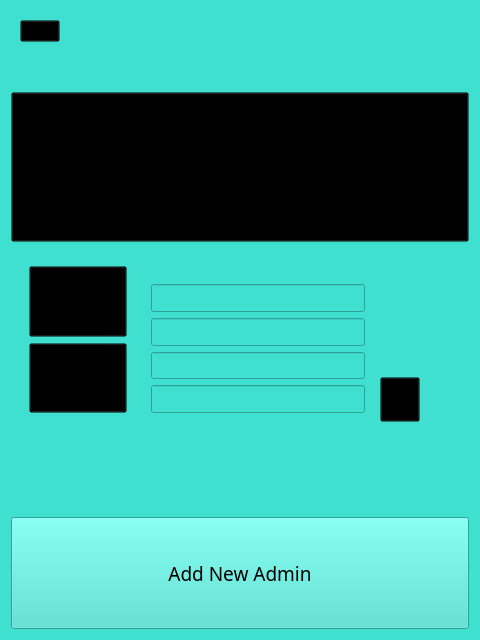
<?xml version="1.0" encoding="UTF-8"?>
<ui version="4.0">
 <class>AddAdmin</class>
 <widget class="QWidget" name="AddAdmin">
  <property name="geometry">
   <rect>
    <x>0</x>
    <y>0</y>
    <width>480</width>
    <height>640</height>
   </rect>
  </property>
  <property name="windowTitle">
   <string>Form</string>
  </property>
  <property name="styleSheet">
   <string notr="true">background-color : rgb(64, 224, 208)</string>
  </property>
  <layout class="QGridLayout" name="gridLayout_3">
   <item row="3" column="0">
    <widget class="QPushButton" name="pushButton">
     <property name="sizePolicy">
      <sizepolicy hsizetype="Expanding" vsizetype="Expanding">
       <horstretch>0</horstretch>
       <verstretch>3</verstretch>
      </sizepolicy>
     </property>
     <property name="font">
      <font>
       <family>Kristen ITC</family>
       <pointsize>14</pointsize>
      </font>
     </property>
     <property name="text">
      <string>Add New Admin</string>
     </property>
    </widget>
   </item>
   <item row="2" column="0">
    <widget class="QWidget" name="gridWidget_2" native="true">
     <property name="sizePolicy">
      <sizepolicy hsizetype="Preferred" vsizetype="Preferred">
       <horstretch>0</horstretch>
       <verstretch>7</verstretch>
      </sizepolicy>
     </property>
     <layout class="QGridLayout" name="gridLayout_2">
      <item row="7" column="1">
       <spacer name="verticalSpacer">
        <property name="orientation">
         <enum>Qt::Vertical</enum>
        </property>
        <property name="sizeHint" stdset="0">
         <size>
          <width>20</width>
          <height>40</height>
         </size>
        </property>
       </spacer>
      </item>
      <item row="8" column="1">
       <spacer name="verticalSpacer_6">
        <property name="orientation">
         <enum>Qt::Vertical</enum>
        </property>
        <property name="sizeType">
         <enum>QSizePolicy::Preferred</enum>
        </property>
        <property name="sizeHint" stdset="0">
         <size>
          <width>20</width>
          <height>40</height>
         </size>
        </property>
       </spacer>
      </item>
      <item row="6" column="3">
       <spacer name="horizontalSpacer_3">
        <property name="orientation">
         <enum>Qt::Horizontal</enum>
        </property>
        <property name="sizeHint" stdset="0">
         <size>
          <width>40</width>
          <height>20</height>
         </size>
        </property>
       </spacer>
      </item>
      <item row="6" column="2">
       <widget class="QPushButton" name="pushButton_5">
        <property name="sizePolicy">
         <sizepolicy hsizetype="Preferred" vsizetype="Preferred">
          <horstretch>0</horstretch>
          <verstretch>0</verstretch>
         </sizepolicy>
        </property>
        <property name="styleSheet">
         <string notr="true">background-color:transparent</string>
        </property>
        <property name="text">
         <string/>
        </property>
        <property name="icon">
         <iconset theme="C:\build-Check_application-Desktop_Qt_5_10_1_MinGW_32bit-Release\Image\show.png"/>
        </property>
        <property name="iconSize">
         <size>
          <width>40</width>
          <height>40</height>
         </size>
        </property>
       </widget>
      </item>
      <item row="4" column="1" rowspan="3">
       <widget class="QWidget" name="gridWidget" native="true">
        <property name="sizePolicy">
         <sizepolicy hsizetype="Preferred" vsizetype="Preferred">
          <horstretch>2</horstretch>
          <verstretch>1</verstretch>
         </sizepolicy>
        </property>
        <layout class="QGridLayout" name="gridLayout_5">
         <item row="1" column="0">
          <widget class="QLineEdit" name="usernameip">
           <property name="sizePolicy">
            <sizepolicy hsizetype="Preferred" vsizetype="Preferred">
             <horstretch>2</horstretch>
             <verstretch>1</verstretch>
            </sizepolicy>
           </property>
           <property name="font">
            <font>
             <family>Kristen ITC</family>
             <pointsize>10</pointsize>
            </font>
           </property>
          </widget>
         </item>
         <item row="0" column="0">
          <widget class="QLineEdit" name="nameip">
           <property name="sizePolicy">
            <sizepolicy hsizetype="Preferred" vsizetype="Preferred">
             <horstretch>2</horstretch>
             <verstretch>1</verstretch>
            </sizepolicy>
           </property>
           <property name="font">
            <font>
             <family>Kristen ITC</family>
             <pointsize>10</pointsize>
            </font>
           </property>
          </widget>
         </item>
         <item row="3" column="0">
          <widget class="QLineEdit" name="re_passip">
           <property name="sizePolicy">
            <sizepolicy hsizetype="Preferred" vsizetype="Preferred">
             <horstretch>2</horstretch>
             <verstretch>1</verstretch>
            </sizepolicy>
           </property>
           <property name="font">
            <font>
             <family>Kristen ITC</family>
             <pointsize>10</pointsize>
            </font>
           </property>
           <property name="echoMode">
            <enum>QLineEdit::Password</enum>
           </property>
          </widget>
         </item>
         <item row="2" column="0">
          <widget class="QLineEdit" name="passip">
           <property name="sizePolicy">
            <sizepolicy hsizetype="Preferred" vsizetype="Preferred">
             <horstretch>2</horstretch>
             <verstretch>1</verstretch>
            </sizepolicy>
           </property>
           <property name="font">
            <font>
             <family>Kristen ITC</family>
             <pointsize>10</pointsize>
            </font>
           </property>
           <property name="echoMode">
            <enum>QLineEdit::Password</enum>
           </property>
          </widget>
         </item>
        </layout>
       </widget>
      </item>
      <item row="1" column="0" rowspan="6">
       <widget class="QWidget" name="gridWidget" native="true">
        <property name="sizePolicy">
         <sizepolicy hsizetype="Preferred" vsizetype="Preferred">
          <horstretch>1</horstretch>
          <verstretch>0</verstretch>
         </sizepolicy>
        </property>
        <layout class="QGridLayout" name="gridLayout_4">
         <item row="0" column="0">
          <widget class="QPushButton" name="pushButton_2">
           <property name="sizePolicy">
            <sizepolicy hsizetype="Preferred" vsizetype="Preferred">
             <horstretch>0</horstretch>
             <verstretch>1</verstretch>
            </sizepolicy>
           </property>
           <property name="styleSheet">
            <string notr="true">background-color:transparent</string>
           </property>
           <property name="text">
            <string/>
           </property>
           <property name="icon">
            <iconset theme="C:\build-Check_application-Desktop_Qt_5_10_1_MinGW_32bit-Release\Image\person.png"/>
           </property>
           <property name="iconSize">
            <size>
             <width>40</width>
             <height>40</height>
            </size>
           </property>
          </widget>
         </item>
         <item row="1" column="0">
          <widget class="QPushButton" name="pushButton_3">
           <property name="sizePolicy">
            <sizepolicy hsizetype="Preferred" vsizetype="Preferred">
             <horstretch>0</horstretch>
             <verstretch>1</verstretch>
            </sizepolicy>
           </property>
           <property name="styleSheet">
            <string notr="true">background-color:transparent</string>
           </property>
           <property name="text">
            <string/>
           </property>
           <property name="icon">
            <iconset theme="C:\build-Check_application-Desktop_Qt_5_10_1_MinGW_32bit-Release\Image\key.png"/>
           </property>
           <property name="iconSize">
            <size>
             <width>40</width>
             <height>40</height>
            </size>
           </property>
          </widget>
         </item>
        </layout>
       </widget>
      </item>
     </layout>
    </widget>
   </item>
   <item row="0" column="0">
    <widget class="QWidget" name="gridWidget" native="true">
     <property name="sizePolicy">
      <sizepolicy hsizetype="Preferred" vsizetype="Preferred">
       <horstretch>0</horstretch>
       <verstretch>2</verstretch>
      </sizepolicy>
     </property>
     <layout class="QGridLayout" name="gridLayout">
      <item row="0" column="1">
       <spacer name="horizontalSpacer_5">
        <property name="orientation">
         <enum>Qt::Horizontal</enum>
        </property>
        <property name="sizeType">
         <enum>QSizePolicy::Preferred</enum>
        </property>
        <property name="sizeHint" stdset="0">
         <size>
          <width>40</width>
          <height>20</height>
         </size>
        </property>
       </spacer>
      </item>
      <item row="0" column="3">
       <spacer name="horizontalSpacer_2">
        <property name="orientation">
         <enum>Qt::Horizontal</enum>
        </property>
        <property name="sizeType">
         <enum>QSizePolicy::Preferred</enum>
        </property>
        <property name="sizeHint" stdset="0">
         <size>
          <width>40</width>
          <height>20</height>
         </size>
        </property>
       </spacer>
      </item>
      <item row="0" column="0" alignment="Qt::AlignLeft|Qt::AlignTop">
       <widget class="QPushButton" name="pushButton_6">
        <property name="sizePolicy">
         <sizepolicy hsizetype="Expanding" vsizetype="Expanding">
          <horstretch>0</horstretch>
          <verstretch>0</verstretch>
         </sizepolicy>
        </property>
        <property name="styleSheet">
         <string notr="true">background-color : transparent</string>
        </property>
        <property name="text">
         <string/>
        </property>
        <property name="icon">
         <iconset theme="C:\build-Check_application-Desktop_Qt_5_10_1_MinGW_32bit-Release\Image\arrow.png"/>
        </property>
        <property name="iconSize">
         <size>
          <width>40</width>
          <height>40</height>
         </size>
        </property>
       </widget>
      </item>
      <item row="0" column="2">
       <spacer name="horizontalSpacer_4">
        <property name="orientation">
         <enum>Qt::Horizontal</enum>
        </property>
        <property name="sizeType">
         <enum>QSizePolicy::Preferred</enum>
        </property>
        <property name="sizeHint" stdset="0">
         <size>
          <width>40</width>
          <height>20</height>
         </size>
        </property>
       </spacer>
      </item>
      <item row="0" column="4">
       <spacer name="horizontalSpacer">
        <property name="orientation">
         <enum>Qt::Horizontal</enum>
        </property>
        <property name="sizeType">
         <enum>QSizePolicy::Preferred</enum>
        </property>
        <property name="sizeHint" stdset="0">
         <size>
          <width>40</width>
          <height>20</height>
         </size>
        </property>
       </spacer>
      </item>
     </layout>
    </widget>
   </item>
   <item row="1" column="0">
    <widget class="QPushButton" name="pushButton_7">
     <property name="sizePolicy">
      <sizepolicy hsizetype="Minimum" vsizetype="Expanding">
       <horstretch>0</horstretch>
       <verstretch>4</verstretch>
      </sizepolicy>
     </property>
     <property name="styleSheet">
      <string notr="true">background-color:transparent</string>
     </property>
     <property name="text">
      <string/>
     </property>
     <property name="icon">
      <iconset theme="C:\build-Check_application-Desktop_Qt_5_10_1_MinGW_32bit-Release\Image\icon.png"/>
     </property>
     <property name="iconSize">
      <size>
       <width>250</width>
       <height>250</height>
      </size>
     </property>
    </widget>
   </item>
  </layout>
 </widget>
 <resources/>
 <connections/>
</ui>
